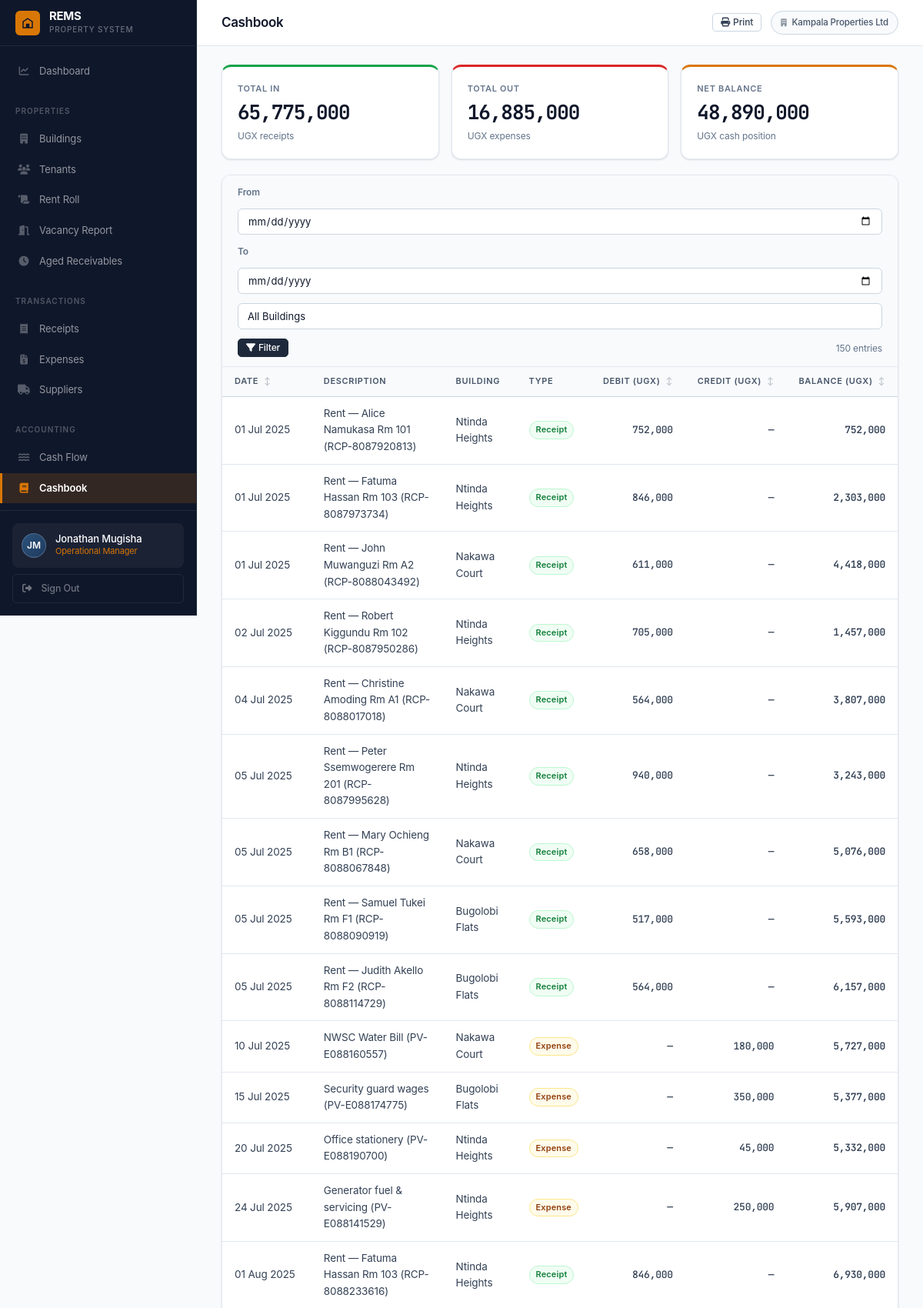
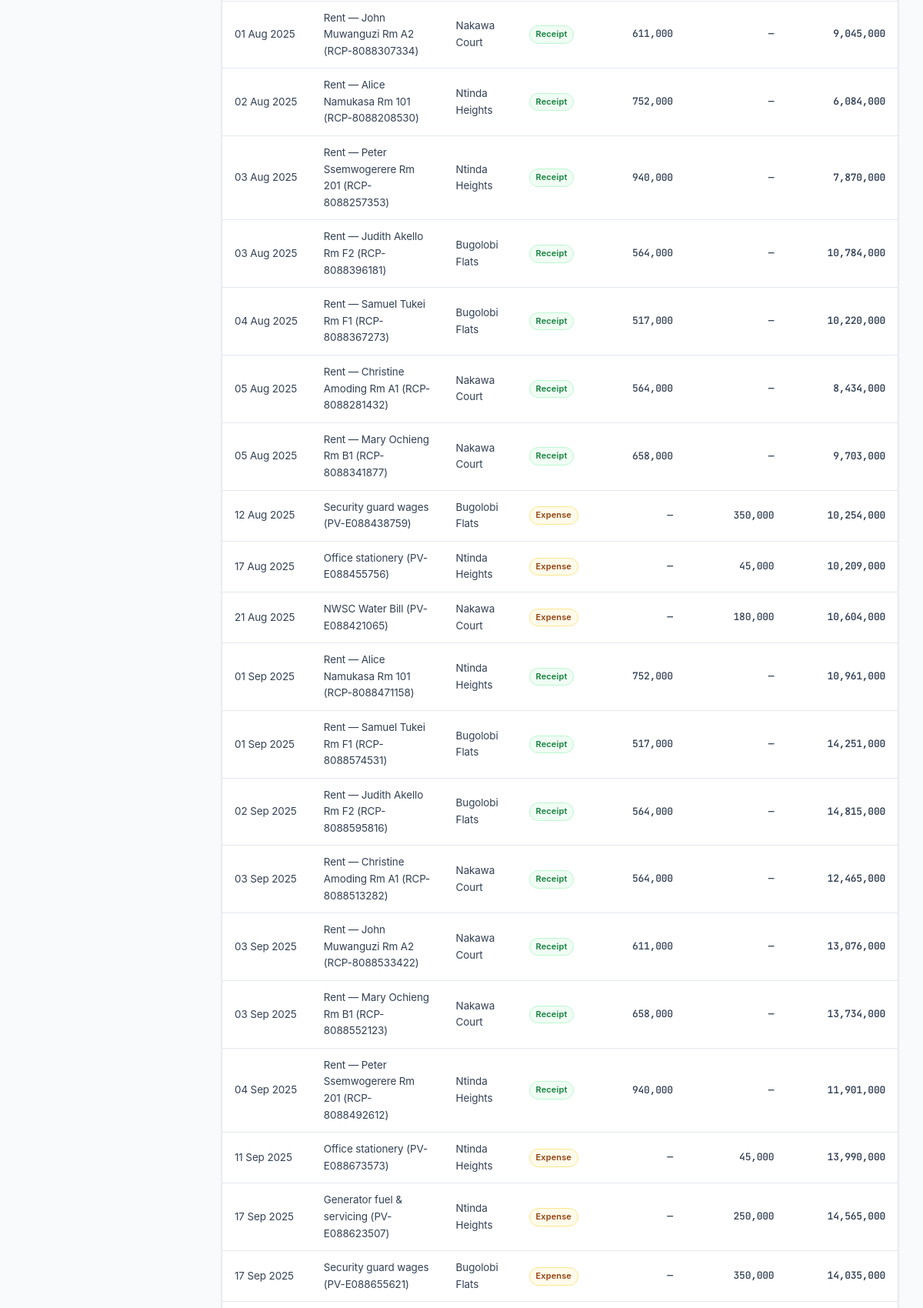
Screenshot of /finance/cashbook/ (signed in, upper part) with the database file from the repository (2 pictures, top to bottom).
### accounts/models.py (models this page shows, shortened)
class User(AbstractUser):
    ROLE_SUPER_ADMIN        = 'super_admin'
    ROLE_OP_MANAGER         = 'op_manager'
    ROLE_PROPERTY_MANAGER   = 'property_manager'
    ROLE_CASHIER_RECEIPTS   = 'cashier_receipts'
    ROLE_CASHIER_EXPENSES   = 'cashier_expenses'
    ROLE_ACCOUNTANT         = 'accountant'
    ROLE_CHOICES = [
        (ROLE_SUPER_ADMIN,      'Super Admin'),
        (ROLE_OP_MANAGER,       'Operational Manager'),
        (ROLE_PROPERTY_MANAGER, 'Property Manager'),
        (ROLE_CASHIER_RECEIPTS, 'Cashier – Receipts'),
        (ROLE_CASHIER_EXPENSES, 'Cashier – Expenses'),
        (ROLE_ACCOUNTANT,       'Accountant'),
    ]
    organisation = models.ForeignKey(
        Organisation, null=True, blank=True,
        on_delete=models.SET_NULL, related_name='users'
    )
    role = models.CharField(max_length=30, choices=ROLE_CHOICES, default=ROLE_CASHIER_RECEIPTS)
    phone = models.CharField(max_length=30, blank=True)
    is_active = models.BooleanField(default=True)
    buildings = models.ManyToManyField('buildings.Building', blank=True, related_name='assigned_users')
    def has_role(self, role_key):
        if self.role == role_key:
            return True
        return self.user_roles.filter(role=role_key).exists()
    @property
    def is_super_admin(self):
        return self.has_role(self.ROLE_SUPER_ADMIN)
    @property
    def is_op_manager(self):
        return self.has_role(self.ROLE_OP_MANAGER)
    @property
    def is_accountant(self):
        return self.has_role(self.ROLE_ACCOUNTANT)
    def can_access_finance(self):
        return self.is_op_manager or self.is_accountant
    def can_receipt(self):
        return self.is_op_manager or self.is_cashier_receipts
    def can_expense(self):
        return self.is_op_manager or self.is_cashier_expenses
    def can_manage_tenants(self):
        return self.is_op_manager or self.is_property_manager
    def can_configure_taxes(self):
        return self.is_accountant
    def get_buildings_qs(self):
        from buildings.models import Building
        if self.is_super_admin:
            return Building.objects.all()
        if self.is_op_manager:
            return Building.objects.filter(organisation=self.organisation)
        assigned = self.buildings.filter(organisation=self.organisation)
        if assigned.exists():
            return assigned
        return Building.objects.filter(organisation=self.organisation)

class Organisation(models.Model):
    name = models.CharField(max_length=200)
    contact_email = models.EmailField()
    phone = models.CharField(max_length=30, blank=True)
    address = models.TextField(blank=True)
    subscription_status = models.CharField(
        max_length=20,
        choices=[('active', 'Active'), ('suspended', 'Suspended'), ('trial', 'Trial')],
        default='trial'
    )
    created_at = models.DateTimeField(auto_now_add=True)
    class Meta:
        ordering = ['name']

### finance/models.py (models this page shows, shortened)
class CashbookEntry(models.Model):
    SOURCE_RECEIPT = 'receipt'
    SOURCE_EXPENSE = 'expense'
    SOURCE_CHOICES = [(SOURCE_RECEIPT, 'Receipt'), (SOURCE_EXPENSE, 'Expense')]
    organisation = models.ForeignKey('accounts.Organisation', on_delete=models.CASCADE,
                                     related_name='cashbook_entries')
    building     = models.ForeignKey(Building, null=True, blank=True,
                                     on_delete=models.SET_NULL, related_name='cashbook_entries')
    entry_date   = models.DateField()
    description  = models.CharField(max_length=300)
    source_type  = models.CharField(max_length=20, choices=SOURCE_CHOICES)
    source_id    = models.PositiveIntegerField()
    debit        = models.DecimalField(max_digits=15, decimal_places=2, default=Decimal('0'))
    credit       = models.DecimalField(max_digits=15, decimal_places=2, default=Decimal('0'))
    balance      = models.DecimalField(max_digits=15, decimal_places=2, default=Decimal('0'))
    created_at   = models.DateTimeField(auto_now_add=True)
    ip_address   = models.GenericIPAddressField(null=True, blank=True)
    class Meta:
        ordering = ['entry_date', 'created_at']

### buildings/models.py (models this page shows, shortened)
class Building(models.Model):
    organisation  = models.ForeignKey(Organisation, on_delete=models.CASCADE, related_name='buildings')
    name          = models.CharField(max_length=200)
    address       = models.TextField(blank=True)
    total_rooms   = models.PositiveIntegerField(default=0)
    standard_rate = models.DecimalField(
        max_digits=15, decimal_places=2, null=True, blank=True,
        help_text='Default monthly rent per room for this building (UGX)'
    )
    description   = models.TextField(blank=True)
    created_at    = models.DateTimeField(auto_now_add=True)
    class Meta:
        ordering = ['name']

### finance/views.py (the view)
# urls.py: path('cashbook/',              views.cashbook,              name='cashbook'),
@login_required
def cashbook(request):
    if not request.user.can_access_finance():
        return HttpResponseForbidden()
    org = request.user.organisation
    entries = CashbookEntry.objects.filter(organisation=org).select_related('building')
    date_from = request.GET.get('date_from')
    date_to   = request.GET.get('date_to')
    building  = request.GET.get('building')
    if date_from:
        entries = entries.filter(entry_date__gte=date_from)
    if date_to:
        entries = entries.filter(entry_date__lte=date_to)
    if building:
        entries = entries.filter(building_id=building)
    total_debit  = entries.aggregate(t=Sum('debit'))['t']  or Decimal('0')
    total_credit = entries.aggregate(t=Sum('credit'))['t'] or Decimal('0')
    buildings = request.user.get_buildings_qs()
    return render(request, 'finance/cashbook.html', {
        'entries': entries, 'total_debit': total_debit,
        'total_credit': total_credit, 'net': total_debit - total_credit,
        'buildings': buildings,
    })

### templates/finance/cashbook.html (shortened to what this page needs)
{% extends 'base.html' %}
{% load humanize %}
{% block page_title %}Cashbook{% endblock %}
{% block topbar_actions %}
<button onclick="window.print()" class="btn btn-ghost btn-sm no-print">
  <i class="fas fa-print"></i> Print
</button>
{% endblock %}
{% block content %}
<div class="grid-3" style="margin-bottom:20px;">
  <div class="kpi-card kpi-green">
    <div class="kpi-label">Total In</div>
    <div class="kpi-value money-xl">{{ total_debit|floatformat:0|intcomma }}</div>
    <div class="kpi-sub">UGX receipts</div>
  </div>
  <div class="kpi-card kpi-red">
    <div class="kpi-label">Total Out</div>
    <div class="kpi-value money-xl">{{ total_credit|floatformat:0|intcomma }}</div>
    <div class="kpi-sub">UGX expenses</div>
  </div>
  <div class="kpi-card {% if net >= 0 %}kpi-gold{% else %}kpi-red{% endif %}">
    <div class="kpi-label">Net Balance</div>
    <div class="kpi-value money-xl">{{ net|floatformat:0|intcomma }}</div>
    <div class="kpi-sub">UGX cash position</div>
  </div>
</div>
<div class="card">
  <div class="filter-bar">
    <span class="filter-label">From</span>
    <form method="get" style="display:contents;">
      <input type="date" name="date_from" value="{{ request.GET.date_from }}">
      <span class="filter-label">To</span>
      <input type="date" name="date_to" value="{{ request.GET.date_to }}">
      <select name="building">
        <option value="">All Buildings</option>
      </select>
      <button type="submit" class="btn btn-primary btn-sm">
        <i class="fas fa-filter"></i> Filter
      </button>
    </form>
    <span class="filter-summary">{{ entries|length }} entr{{ entries|length|pluralize:"y,ies" }}</span>
  </div>
  <div class="table-container">
    <table class="rems-table" data-sortable>
      <thead>
        <tr>
          <th data-sort>Date</th>
          <th>Description</th>
          <th>Building</th>
          <th>Type</th>
          <th data-sort style="text-align:right;">Debit (UGX)</th>
          <th data-sort style="text-align:right;">Credit (UGX)</th>
          <th data-sort style="text-align:right;">Balance (UGX)</th>
        </tr>
      </thead>
      <tbody>
        {% for e in entries %}
        <tr>
          <td class="nowrap text-sub">{{ e.entry_date|date:"d M Y" }}</td>
          <td>{{ e.description }}</td>
          <td class="text-muted">{{ e.building.name|default:"—" }}</td>
          <td>
            <span class="badge {% if e.source_type == 'receipt' %}badge-green{% else %}badge-amber{% endif %}">
              {{ e.get_source_type_display }}
            </span>
          </td>
          <td class="money text-debit text-right">{% if e.debit %}{{ e.debit|floatformat:0|intcomma }}{% else %}—{% endif %}</td>
          <td class="money text-credit text-right">{% if e.credit %}{{ e.credit|floatformat:0|intcomma }}{% else %}—{% endif %}</td>
          <td class="money text-right fw-600">{{ e.balance|floatformat:0|intcomma }}</td>
        </tr>
        {% endfor %}
      </tbody>
    </table>
  </div>
</div>
{% endblock %}

### templates/base.html (shortened to what this page needs)
{% load humanize %}
<!DOCTYPE html>
<html lang="en">
<head>
<link rel="stylesheet" href="https://cdnjs.cloudflare.com/ajax/libs/font-awesome/6.5.0/css/all.min.css">
<link rel="stylesheet" href="/static/css/rems.css">
</head>
<body>
<aside class="sidebar">
  <a href="{% url 'dashboard:home' %}" class="sidebar-brand">
    <div class="sidebar-brand-mark">
      <svg viewBox="0 0 24 24" xmlns="http://www.w3.org/2000/svg">
        <path d="M3 21V9l9-6 9 6v12H3zm2-2h4v-4h6v4h4V10.1L12 5.2 5 10.1V19zm4-4h6v-2H9v2z"/>
      </svg>
    </div>
    <div>
      <div class="sidebar-brand-name">REMS</div>
      <div class="sidebar-brand-sub">Property System</div>
    </div>
  </a>
  <nav class="sidebar-nav">
    {% if user.is_op_manager or user.is_super_admin %}
    <a href="{% url 'dashboard:home' %}"
       class="nav-item {% if request.resolver_match.app_name == 'dashboard' %}active{% endif %}">
      <span class="nav-icon"><i class="fas fa-chart-line"></i></span> Dashboard
    </a>
    {% endif %}
    {% if user.can_manage_tenants or user.is_op_manager %}
    <div class="nav-section">Properties</div>
    {% if user.is_op_manager or user.is_super_admin %}
    <a href="{% url 'buildings:list' %}"
       class="nav-item {% if request.resolver_match.app_name == 'buildings' %}active{% endif %}">
      <span class="nav-icon"><i class="fas fa-building"></i></span> Buildings
    </a>
    {% endif %}
    <a href="{% url 'tenants:list' %}"
       class="nav-item {% if request.resolver_match.app_name == 'tenants' and 'vacancy' not in request.path and 'aged' not in request.path and 'rent-roll' not in request.path %}active{% endif %}">
      <span class="nav-icon"><i class="fas fa-users"></i></span> Tenants
    </a>
    <a href="{% url 'tenants:rent_roll' %}"
       class="nav-item {% if 'rent-roll' in request.path %}active{% endif %}">
      <span class="nav-icon"><i class="fas fa-scroll"></i></span> Rent Roll
    </a>
    <a href="{% url 'tenants:vacancy' %}"
       class="nav-item {% if 'vacancy' in request.path %}active{% endif %}">
      <span class="nav-icon"><i class="fas fa-door-open"></i></span> Vacancy Report
    </a>
    <a href="{% url 'tenants:aged_receivables' %}"
       class="nav-item {% if 'aged-receivables' in request.path %}active{% endif %}">
      <span class="nav-icon"><i class="fas fa-clock"></i></span> Aged Receivables
    </a>
    {% endif %}
    {% if user.can_receipt or user.can_expense %}
    <div class="nav-section">Transactions</div>
    {% if user.can_receipt %}
    <a href="{% url 'receipts:list' %}"
       class="nav-item {% if request.resolver_match.app_name == 'receipts' %}active{% endif %}">
      <span class="nav-icon"><i class="fas fa-receipt"></i></span> Receipts
    </a>
    {% endif %}
    {% if user.can_expense %}
    <a href="{% url 'expenses:list' %}"
       class="nav-item {% if request.resolver_match.app_name == 'expenses' and 'supplier' not in request.path %}active{% endif %}">
      <span class="nav-icon"><i class="fas fa-file-invoice-dollar"></i></span> Expenses
    </a>
    <a href="{% url 'expenses:supplier_list' %}"
       class="nav-item {% if 'supplier' in request.path %}active{% endif %}">
      <span class="nav-icon"><i class="fas fa-truck"></i></span> Suppliers
    </a>
    {% endif %}
    {% endif %}
    {% if user.can_access_finance or user.can_manage_tenants %}
    <div class="nav-section">Accounting</div>
    {% if user.can_manage_tenants %}
    <a href="{% url 'finance:cash_flow' %}"
       class="nav-item {% if 'cash-flow' in request.path %}active{% endif %}">
      <span class="nav-icon"><i class="fas fa-water"></i></span> Cash Flow
    </a>
    {% endif %}
    {% if user.can_access_finance %}
    <a href="{% url 'finance:cashbook' %}"
       class="nav-item {% if 'cashbook' in request.path %}active{% endif %}">
      <span class="nav-icon"><i class="fas fa-book"></i></span> Cashbook
    </a>
    <a href="{% url 'finance:debtor_ledger' %}"
       class="nav-item {% if 'debtor-ledger' in request.path %}active{% endif %}">
    </a>
    {% endif %}
    {% endif %}
  </nav>
  <div class="sidebar-footer">
    <div class="user-chip">
      <div class="user-avatar">{{ user.first_name.0|upper }}{{ user.last_name.0|upper }}</div>
      <div style="min-width:0;">
        <div class="user-name">{{ user.get_full_name|default:user.username }}</div>
        <div class="user-role">
          {{ user.get_role_display }}{% for r in user.user_roles.all %} &middot; {{ r.get_role_display }}{% endfor %}
        </div>
      </div>
    </div>
    <a href="{% url 'accounts:logout' %}" class="sidebar-signout">
      <i class="fas fa-sign-out-alt"></i> Sign Out
    </a>
  </div>
</aside>
<div class="main-wrapper">
  <header class="topbar">
    <div class="topbar-left">
      <h1 class="page-title">{% block page_title %}{% endblock %}</h1>
    </div>
    <div class="topbar-actions">
      {% block topbar_actions %}{% endblock %}
      {% if user.organisation %}
      <span class="org-label">
        <i class="fas fa-building" style="font-size:10px;margin-right:4px;opacity:.6;"></i>
        {{ user.organisation.name }}
      </span>
      {% endif %}
    </div>
  </header>
  <main class="content">
    {% block content %}{% endblock %}
  </main>
</div>
</body>
</html>

### rows the page displays
User: first_name.0 "J", last_name.0 "M", get_full_name "Jonathan Mugisha", role "Operational Manager", organisation.name "Kampala Properties Ltd"
CashbookEntry: entry_date "01 Jul 2025", description "Rent — Alice Namukasa Rm 101 (RCP-8087920813)", building.name "Ntinda Heights", source_type "Receipt", debit "752,000", balance "752,000"
CashbookEntry: entry_date "01 Jul 2025", description "Rent — Fatuma Hassan Rm 103 (RCP-8087973734)", building.name "Ntinda Heights", source_type "Receipt", debit "846,000", balance "2,303,000"
CashbookEntry: entry_date "01 Jul 2025", description "Rent — John Muwanguzi Rm A2 (RCP-8088043492)", building.name "Nakawa Court", source_type "Receipt", debit "611,000", balance "4,418,000"
CashbookEntry: entry_date "02 Jul 2025", description "Rent — Robert Kiggundu Rm 102 (RCP-8087950286)", building.name "Ntinda Heights", source_type "Receipt", debit "705,000", balance "1,457,000"
CashbookEntry: entry_date "04 Jul 2025", description "Rent — Christine Amoding Rm A1 (RCP-8088017018)", building.name "Nakawa Court", source_type "Receipt", debit "564,000", balance "3,807,000"
CashbookEntry: entry_date "05 Jul 2025", description "Rent — Peter Ssemwogerere Rm 201 (RCP-8087995628)", building.name "Ntinda Heights", source_type "Receipt", debit "940,000", balance "3,243,000"
CashbookEntry: entry_date "05 Jul 2025", description "Rent — Mary Ochieng Rm B1 (RCP-8088067848)", building.name "Nakawa Court", source_type "Receipt", debit "658,000", balance "5,076,000"
CashbookEntry: entry_date "05 Jul 2025", description "Rent — Samuel Tukei Rm F1 (RCP-8088090919)", building.name "Bugolobi Flats", source_type "Receipt", debit "517,000", balance "5,593,000"
CashbookEntry: entry_date "05 Jul 2025", description "Rent — Judith Akello Rm F2 (RCP-8088114729)", building.name "Bugolobi Flats", source_type "Receipt", debit "564,000", balance "6,157,000"
CashbookEntry: entry_date "10 Jul 2025", description "NWSC Water Bill (PV-E088160557)", building.name "Nakawa Court", source_type "Expense", credit "180,000", balance "5,727,000"
CashbookEntry: entry_date "15 Jul 2025", description "Security guard wages (PV-E088174775)", building.name "Bugolobi Flats", source_type "Expense", credit "350,000", balance "5,377,000"
CashbookEntry: entry_date "20 Jul 2025", description "Office stationery (PV-E088190700)", building.name "Ntinda Heights", source_type "Expense", credit "45,000", balance "5,332,000"
CashbookEntry: entry_date "24 Jul 2025", description "Generator fuel & servicing (PV-E088141529)", building.name "Ntinda Heights", source_type "Expense", credit "250,000", balance "5,907,000"
CashbookEntry: entry_date "01 Aug 2025", description "Rent — Fatuma Hassan Rm 103 (RCP-8088233616)", building.name "Ntinda Heights", source_type "Receipt", debit "846,000", balance "6,930,000"
CashbookEntry: entry_date "01 Aug 2025", description "Rent — John Muwanguzi Rm A2 (RCP-8088307334)", building.name "Nakawa Court", source_type "Receipt", debit "611,000", balance "9,045,000"
CashbookEntry: entry_date "02 Aug 2025", description "Rent — Alice Namukasa Rm 101 (RCP-8088208530)", building.name "Ntinda Heights", source_type "Receipt", debit "752,000", balance "6,084,000"
CashbookEntry: entry_date "03 Aug 2025", description "Rent — Peter Ssemwogerere Rm 201 (RCP-8088257353)", building.name "Ntinda Heights", source_type "Receipt", debit "940,000", balance "7,870,000"
CashbookEntry: entry_date "03 Aug 2025", description "Rent — Judith Akello Rm F2 (RCP-8088396181)", building.name "Bugolobi Flats", source_type "Receipt", debit "564,000", balance "10,784,000"
CashbookEntry: entry_date "04 Aug 2025", description "Rent — Samuel Tukei Rm F1 (RCP-8088367273)", building.name "Bugolobi Flats", source_type "Receipt", debit "517,000", balance "10,220,000"
CashbookEntry: entry_date "05 Aug 2025", description "Rent — Christine Amoding Rm A1 (RCP-8088281432)", building.name "Nakawa Court", source_type "Receipt", debit "564,000", balance "8,434,000"
CashbookEntry: entry_date "05 Aug 2025", description "Rent — Mary Ochieng Rm B1 (RCP-8088341877)", building.name "Nakawa Court", source_type "Receipt", debit "658,000", balance "9,703,000"
CashbookEntry: entry_date "12 Aug 2025", description "Security guard wages (PV-E088438759)", building.name "Bugolobi Flats", source_type "Expense", credit "350,000", balance "10,254,000"
CashbookEntry: entry_date "17 Aug 2025", description "Office stationery (PV-E088455756)", building.name "Ntinda Heights", source_type "Expense", credit "45,000", balance "10,209,000"
CashbookEntry: entry_date "21 Aug 2025", description "NWSC Water Bill (PV-E088421065)", building.name "Nakawa Court", source_type "Expense", credit "180,000", balance "10,604,000"
CashbookEntry: entry_date "01 Sep 2025", description "Rent — Alice Namukasa Rm 101 (RCP-8088471158)", building.name "Ntinda Heights", source_type "Receipt", debit "752,000", balance "10,961,000"
CashbookEntry: entry_date "01 Sep 2025", description "Rent — Samuel Tukei Rm F1 (RCP-8088574531)", building.name "Bugolobi Flats", source_type "Receipt", debit "517,000", balance "14,251,000"
CashbookEntry: entry_date "02 Sep 2025", description "Rent — Judith Akello Rm F2 (RCP-8088595816)", building.name "Bugolobi Flats", source_type "Receipt", debit "564,000", balance "14,815,000"
CashbookEntry: entry_date "03 Sep 2025", description "Rent — Christine Amoding Rm A1 (RCP-8088513282)", building.name "Nakawa Court", source_type "Receipt", debit "564,000", balance "12,465,000"
CashbookEntry: entry_date "03 Sep 2025", description "Rent — John Muwanguzi Rm A2 (RCP-8088533422)", building.name "Nakawa Court", source_type "Receipt", debit "611,000", balance "13,076,000"
CashbookEntry: entry_date "03 Sep 2025", description "Rent — Mary Ochieng Rm B1 (RCP-8088552123)", building.name "Nakawa Court", source_type "Receipt", debit "658,000", balance "13,734,000"
CashbookEntry: entry_date "04 Sep 2025", description "Rent — Peter Ssemwogerere Rm 201 (RCP-8088492612)", building.name "Ntinda Heights", source_type "Receipt", debit "940,000", balance "11,901,000"
CashbookEntry: entry_date "11 Sep 2025", description "Office stationery (PV-E088673573)", building.name "Ntinda Heights", source_type "Expense", credit "45,000", balance "13,990,000"
CashbookEntry: entry_date "17 Sep 2025", description "Generator fuel & servicing (PV-E088623507)", building.name "Ntinda Heights", source_type "Expense", credit "250,000", balance "14,565,000"
CashbookEntry: entry_date "17 Sep 2025", description "Security guard wages (PV-E088655621)", building.name "Bugolobi Flats", source_type "Expense", credit "350,000", balance "14,035,000"

### other values shown
{{ total_debit|floatformat:0|intcomma }} "65,775,000"
{{ total_credit|floatformat:0|intcomma }} "16,885,000"
{{ net|floatformat:0|intcomma }} "48,890,000"
{{ entries|length }} "150"
